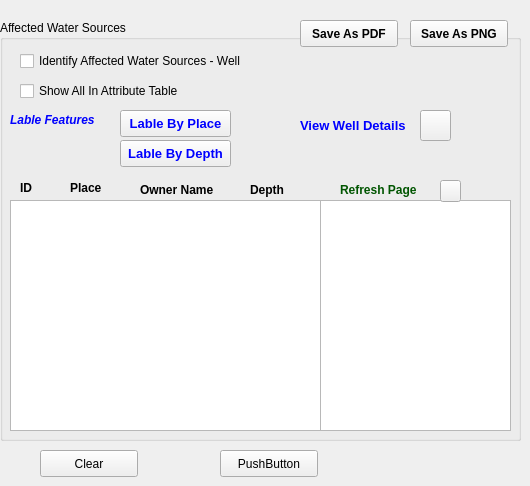
       <widget class="QWidget" name="tab_35">
        <attribute name="title">
         <string>Identify Affected Wells</string>
        </attribute>
        <widget class="QGroupBox" name="groupBox_20">
         <property name="geometry">
          <rect>
           <x>0</x>
           <y>20</y>
           <width>521</width>
           <height>421</height>
          </rect>
         </property>
         <property name="title">
          <string>Affected Water Sources</string>
         </property>
         <widget class="QCheckBox" name="chkAffectWell">
          <property name="geometry">
           <rect>
            <x>20</x>
            <y>30</y>
            <width>271</width>
            <height>22</height>
           </rect>
          </property>
          <property name="text">
           <string>Identify Affected Water Sources - Well</string>
          </property>
         </widget>
         <widget class="QCheckBox" name="chkshowAllAffWell">
          <property name="geometry">
           <rect>
            <x>20</x>
            <y>60</y>
            <width>241</width>
            <height>22</height>
           </rect>
          </property>
          <property name="text">
           <string>Show All In Attribute Table</string>
          </property>
         </widget>
         <widget class="QPushButton" name="btnWellPNG">
          <property name="geometry">
           <rect>
            <x>410</x>
            <y>0</y>
            <width>98</width>
            <height>27</height>
           </rect>
          </property>
          <property name="font">
           <font>
            <weight>75</weight>
            <bold>true</bold>
           </font>
          </property>
          <property name="text">
           <string>Save As PNG</string>
          </property>
         </widget>
         <widget class="QPushButton" name="btnPdfWell">
          <property name="geometry">
           <rect>
            <x>300</x>
            <y>0</y>
            <width>98</width>
            <height>27</height>
           </rect>
          </property>
          <property name="font">
           <font>
            <weight>75</weight>
            <bold>true</bold>
           </font>
          </property>
          <property name="text">
           <string>Save As PDF</string>
          </property>
         </widget>
         <widget class="QTextBrowser" name="txtWellPoint">
          <property name="geometry">
           <rect>
            <x>320</x>
            <y>180</y>
            <width>191</width>
            <height>231</height>
           </rect>
          </property>
         </widget>
         <widget class="QLabel" name="label_123">
          <property name="geometry">
           <rect>
            <x>300</x>
            <y>90</y>
            <width>111</width>
            <height>31</height>
           </rect>
          </property>
          <property name="font">
           <font>
            <pointsize>10</pointsize>
            <weight>75</weight>
            <bold>true</bold>
           </font>
          </property>
          <property name="text">
           <string>&lt;html&gt;&lt;head/&gt;&lt;body&gt;&lt;p&gt;&lt;span style=&quot; color:#0000ff;&quot;&gt;View Well Details&lt;/span&gt;&lt;/p&gt;&lt;/body&gt;&lt;/html&gt;</string>
          </property>
         </widget>
         <widget class="QToolButton" name="btnViewAllDetailsWell">
          <property name="geometry">
           <rect>
            <x>420</x>
            <y>90</y>
            <width>31</width>
            <height>31</height>
           </rect>
          </property>
          <property name="styleSheet">
           <string notr="true">background-image: url(:/plugins/floogin/cur.png);</string>
          </property>
          <property name="text">
           <string/>
          </property>
         </widget>
         <widget class="QLabel" name="lblPlaceWell">
          <property name="geometry">
           <rect>
            <x>70</x>
            <y>160</y>
            <width>66</width>
            <height>17</height>
           </rect>
          </property>
          <property name="text">
           <string>&lt;html&gt;&lt;head/&gt;&lt;body&gt;&lt;p&gt;&lt;span style=&quot; font-weight:600; color:#000000;&quot;&gt;Place&lt;/span&gt;&lt;/p&gt;&lt;/body&gt;&lt;/html&gt;</string>
          </property>
         </widget>
         <widget class="QLabel" name="lblOwnnerWell">
          <property name="geometry">
           <rect>
            <x>140</x>
            <y>160</y>
            <width>91</width>
            <height>20</height>
           </rect>
          </property>
          <property name="text">
           <string>&lt;html&gt;&lt;head/&gt;&lt;body&gt;&lt;p&gt;&lt;span style=&quot; font-weight:600; color:#000000;&quot;&gt;Owner Name&lt;/span&gt;&lt;/p&gt;&lt;/body&gt;&lt;/html&gt;</string>
          </property>
         </widget>
         <widget class="QLabel" name="lbldepthWell">
          <property name="geometry">
           <rect>
            <x>250</x>
            <y>160</y>
            <width>66</width>
            <height>21</height>
           </rect>
          </property>
          <property name="text">
           <string>&lt;html&gt;&lt;head/&gt;&lt;body&gt;&lt;p&gt;&lt;span style=&quot; font-weight:600; color:#000000;&quot;&gt;Depth&lt;/span&gt;&lt;/p&gt;&lt;/body&gt;&lt;/html&gt;</string>
          </property>
         </widget>
         <widget class="QLabel" name="lblWellId">
          <property name="geometry">
           <rect>
            <x>20</x>
            <y>160</y>
            <width>31</width>
            <height>17</height>
           </rect>
          </property>
          <property name="text">
           <string>&lt;html&gt;&lt;head/&gt;&lt;body&gt;&lt;p&gt;&lt;span style=&quot; font-weight:600; color:#000000;&quot;&gt;ID&lt;/span&gt;&lt;/p&gt;&lt;/body&gt;&lt;/html&gt;</string>
          </property>
         </widget>
         <widget class="QPushButton" name="btnLblFeatureWell">
          <property name="geometry">
           <rect>
            <x>120</x>
            <y>90</y>
            <width>111</width>
            <height>27</height>
           </rect>
          </property>
          <property name="font">
           <font>
            <pointsize>10</pointsize>
            <weight>75</weight>
            <bold>true</bold>
           </font>
          </property>
          <property name="styleSheet">
           <string notr="true">color: rgb(0, 0, 255);</string>
          </property>
          <property name="text">
           <string>Lable By Place</string>
          </property>
         </widget>
         <widget class="QLabel" name="lblwellrefresh">
          <property name="geometry">
           <rect>
            <x>340</x>
            <y>160</y>
            <width>121</width>
            <height>20</height>
           </rect>
          </property>
          <property name="text">
           <string>&lt;html&gt;&lt;head/&gt;&lt;body&gt;&lt;p&gt;&lt;span style=&quot; font-weight:600; color:#005500;&quot;&gt;Refresh Page&lt;/span&gt;&lt;/p&gt;&lt;/body&gt;&lt;/html&gt;</string>
          </property>
         </widget>
         <widget class="QToolButton" name="btnWellClear">
          <property name="geometry">
           <rect>
            <x>440</x>
            <y>160</y>
            <width>21</width>
            <height>22</height>
           </rect>
          </property>
          <property name="styleSheet">
           <string notr="true">background-image: url(:/plugins/floogin/rfrsh5.png);</string>
          </property>
          <property name="text">
           <string/>
          </property>
         </widget>
         <widget class="QLabel" name="label_93">
          <property name="geometry">
           <rect>
            <x>10</x>
            <y>90</y>
            <width>101</width>
            <height>20</height>
           </rect>
          </property>
          <property name="text">
           <string>&lt;html&gt;&lt;head/&gt;&lt;body&gt;&lt;p&gt;&lt;span style=&quot; font-weight:600; font-style:italic; color:#0000ff;&quot;&gt;Lable Features&lt;/span&gt;&lt;/p&gt;&lt;/body&gt;&lt;/html&gt;</string>
          </property>
         </widget>
         <widget class="QPushButton" name="btnLblFeatureWell_2">
          <property name="geometry">
           <rect>
            <x>120</x>
            <y>120</y>
            <width>111</width>
            <height>27</height>
           </rect>
          </property>
          <property name="font">
           <font>
            <pointsize>10</pointsize>
            <weight>75</weight>
            <bold>true</bold>
           </font>
          </property>
          <property name="styleSheet">
           <string notr="true">color: rgb(0, 0, 255);</string>
          </property>
          <property name="text">
           <string>Lable By Depth</string>
          </property>
         </widget>
        </widget>
        <widget class="QTextBrowser" name="txtDetailsa">
         <property name="geometry">
          <rect>
           <x>10</x>
           <y>200</y>
           <width>311</width>
           <height>231</height>
          </rect>
         </property>
        </widget>
        <widget class="QPushButton" name="btnClearWella">
         <property name="geometry">
          <rect>
           <x>40</x>
           <y>450</y>
           <width>98</width>
           <height>27</height>
          </rect>
         </property>
         <property name="text">
          <string>Clear</string>
         </property>
        </widget>
        <widget class="QPushButton" name="btnHelpIDPa_2">
         <property name="geometry">
          <rect>
           <x>220</x>
           <y>450</y>
           <width>98</width>
           <height>27</height>
          </rect>
         </property>
         <property name="text">
          <string>PushButton</string>
         </property>
        </widget>
       </widget>
